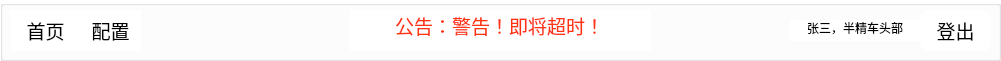
  <widget class="QGroupBox" name="groupBox_2">
   <property name="geometry">
    <rect>
     <x>10</x>
     <y>50</y>
     <width>1001</width>
     <height>61</height>
    </rect>
   </property>
   <property name="styleSheet">
    <string notr="true">background-color: #ffffff;</string>
   </property>
   <property name="title">
    <string/>
   </property>
   <widget class="QLineEdit" name="lineEdit_5">
    <property name="geometry">
     <rect>
      <x>350</x>
      <y>10</y>
      <width>301</width>
      <height>41</height>
     </rect>
    </property>
    <property name="font">
     <font>
      <family>Arial</family>
      <pointsize>14</pointsize>
     </font>
    </property>
    <property name="styleSheet">
     <string notr="true">color: rgb(255, 51, 15);
border:none</string>
    </property>
    <property name="text">
     <string>公告：警告！即将超时！</string>
    </property>
    <property name="cursorPosition">
     <number>11</number>
    </property>
    <property name="alignment">
     <set>Qt::AlignCenter</set>
    </property>
   </widget>
   <widget class="QPushButton" name="pushButton_24">
    <property name="geometry">
     <rect>
      <x>10</x>
      <y>10</y>
      <width>71</width>
      <height>41</height>
     </rect>
    </property>
    <property name="font">
     <font>
      <family>宋体</family>
      <pointsize>14</pointsize>
     </font>
    </property>
    <property name="styleSheet">
     <string notr="true">QPushButton#pushButton_24 {
border: none;
}

QPushButton#pushButton_24:hover {
background-color: rgb(240,240,240);
}</string>
    </property>
    <property name="text">
     <string>首页</string>
    </property>
   </widget>
   <widget class="QPushButton" name="pushButton_20">
    <property name="geometry">
     <rect>
      <x>80</x>
      <y>10</y>
      <width>61</width>
      <height>41</height>
     </rect>
    </property>
    <property name="font">
     <font>
      <family>宋体</family>
      <pointsize>14</pointsize>
     </font>
    </property>
    <property name="styleSheet">
     <string notr="true">QPushButton#pushButton_20 {
border: none;
background-color: #ffffff;
}

QPushButton#pushButton_20:hover {
background-color: rgb(240,240,240);
}</string>
    </property>
    <property name="text">
     <string>配置</string>
    </property>
   </widget>
   <widget class="QPushButton" name="pushButton_30">
    <property name="geometry">
     <rect>
      <x>920</x>
      <y>10</y>
      <width>71</width>
      <height>41</height>
     </rect>
    </property>
    <property name="font">
     <font>
      <family>宋体</family>
      <pointsize>14</pointsize>
     </font>
    </property>
    <property name="styleSheet">
     <string notr="true">QPushButton#pushButton_30 {
border-radius: 10px;
text-align: center;
}

QPushButton#pushButton_30:hover {
background-color: rgb(240,240,240);
}</string>
    </property>
    <property name="text">
     <string>登出</string>
    </property>
   </widget>
   <widget class="QLineEdit" name="lineEdit_6">
    <property name="geometry">
     <rect>
      <x>790</x>
      <y>20</y>
      <width>131</width>
      <height>21</height>
     </rect>
    </property>
    <property name="font">
     <font>
      <family>Arial</family>
      <pointsize>9</pointsize>
     </font>
    </property>
    <property name="styleSheet">
     <string notr="true">border:none;
background-color: #FFFFFF;</string>
    </property>
    <property name="text">
     <string>张三，半精车头部</string>
    </property>
    <property name="cursorPosition">
     <number>8</number>
    </property>
    <property name="alignment">
     <set>Qt::AlignCenter</set>
    </property>
   </widget>
  </widget>
